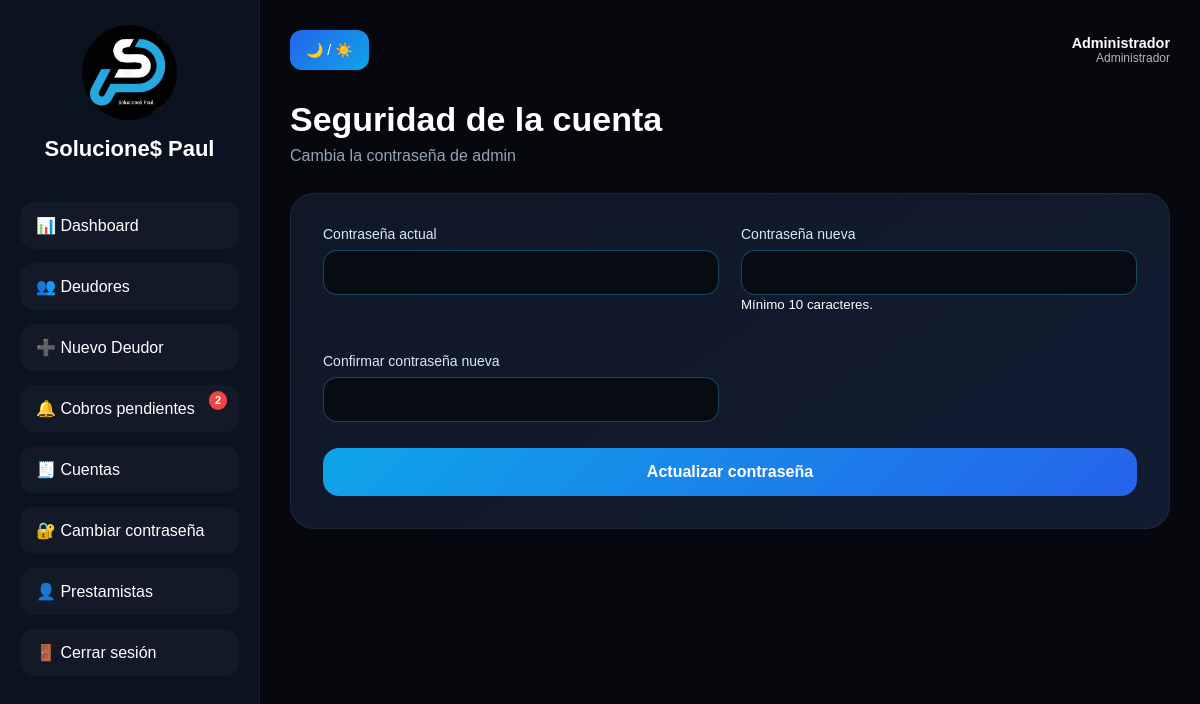
Screenshot of /perfil/seguridad (signed in) with the database file from the repository.
### models.py (models this page shows)
class Usuario(db.Model, UserMixin):
    __tablename__ = "usuarios"
    id = db.Column(db.Integer, primary_key=True)
    nombre = db.Column(db.String(100), nullable=False)
    usuario = db.Column(db.String(80), unique=True, nullable=False)
    password_hash = db.Column(db.String(255), nullable=False)
    rol = db.Column(db.String(20), nullable=False, default="prestamista")
    activo = db.Column(db.Boolean, nullable=False, default=True)
    creado_en = db.Column(db.DateTime, default=datetime.utcnow)
    deudores = db.relationship("Deudor", backref="propietario", lazy=True)
    cuentas = db.relationship("CuentaContable", backref="propietario", lazy=True)
    @property
    def es_admin(self):
        return self.rol == "admin"
    @property
    def is_active(self):
        return self.activo

### app.py (the view, shortened to what this page needs)
@app.route("/perfil/seguridad", methods=["GET", "POST"])
@login_required
def seguridad_perfil():
    return render_template("seguridad_perfil.html")

### app.py (called while the page is built)
def csrf_token():
    if "_csrf_token" not in session:
        session["_csrf_token"] = secrets.token_urlsafe(32)
    return session["_csrf_token"]

@app.before_request
def validar_csrf():
    if app.config.get("TESTING"):
        return
    if request.method in ("POST", "PUT", "PATCH", "DELETE"):
        esperado = session.get("_csrf_token", "")
        recibido = request.form.get("csrf_token", "") or request.headers.get("X-CSRF-Token", "")
        if not esperado or not hmac.compare_digest(esperado, recibido):
            abort(400, description="La sesión del formulario venció. Recarga la página e inténtalo nuevamente.")

@app.after_request
def agregar_cabeceras_seguridad(response):
    response.headers["X-Content-Type-Options"] = "nosniff"
    response.headers["X-Frame-Options"] = "DENY"
    response.headers["Referrer-Policy"] = "strict-origin-when-cross-origin"
    response.headers["Permissions-Policy"] = "camera=(), microphone=(), geolocation=()"
    if app.config["SESSION_COOKIE_SECURE"]:
        response.headers["Strict-Transport-Security"] = "max-age=31536000; includeSubDomains"
    return response

@login_manager.user_loader
def load_user(user_id):
    return Usuario.query.get(int(user_id))

def obtener_cuotas_urgentes():
    hoy = date.today()
    manana = hoy + timedelta(days=1)
    query = Cuota.query.join(Prestamo).join(Deudor)
    if not current_user.es_admin:
        query = query.filter(Deudor.usuario_id == current_user.id)
    cuotas_urgentes = query.filter(
        Cuota.estado.notin_(["pagada"]),
        (
            (Cuota.fecha_vencimiento == manana) |
            (Cuota.fecha_vencimiento == hoy) |
            (Cuota.fecha_vencimiento < hoy)
        )
    ).all()
    return hoy, manana, cuotas_urgentes

@app.context_processor
def inject_notificaciones_count():
    if current_user.is_authenticated:
        _, _, cuotas_urgentes = obtener_cuotas_urgentes()
        return {"notificaciones_count": len(cuotas_urgentes)}
    return {"notificaciones_count": 0}

@app.before_request
def preparar_base_de_datos():
    global _esquema_preparado
    if not _esquema_preparado:
        asegurar_esquema()
        crear_admin()
        asignar_datos_existentes_al_admin()
        _esquema_preparado = True

### templates/seguridad_perfil.html (shortened to what this page needs)
{% extends "base.html" %}
{% block content %}
<section class="page-section">
    <div class="page-header"><div><h1>Seguridad de la cuenta</h1><p>Cambia la contraseña de {{ current_user.usuario }}</p></div></div>
    <div class="form-card"><form method="POST">
        <div class="form-grid">
            <div class="form-group"><label>Contraseña actual</label><input type="password" name="password_actual" required autocomplete="current-password"></div>
            <div class="form-group"><label>Contraseña nueva</label><input type="password" name="password_nueva" required minlength="10" autocomplete="new-password"><small>Mínimo 10 caracteres.</small></div>
            <div class="form-group"><label>Confirmar contraseña nueva</label><input type="password" name="password_confirmacion" required minlength="10" autocomplete="new-password"></div>
        </div>
        <button type="submit" class="btn-primary">Actualizar contraseña</button>
    </form></div>
</section>
{% endblock %}

### templates/base.html (shortened to what this page needs)
<!DOCTYPE html>
<html lang="es">
<head>
    <link rel="stylesheet" href="{{ url_for('static', filename='css/estilos.css') }}">
</head>
<body class="dark-mode">
    <div class="app-container">
        <aside class="sidebar">
            <div class="logo-area">
                <img src="{{ url_for('static', filename='img/logo.jpeg') }}" alt="Logo">
                <h2>Solucione$ Paul</h2>
            </div>
            <nav class="menu">
                <a href="{{ url_for('dashboard') }}" data-label="Dashboard">
                    📊 Dashboard
                </a>
                <a href="{{ url_for('deudores') }}" data-label="Deudores">
                    👥 Deudores
                </a>
                <a href="{{ url_for('nuevo_deudor') }}" data-label="Nuevo Deudor">
                    ➕ Nuevo Deudor
                </a>
                <a href="{{ url_for('notificaciones') }}" data-label="Notificaciones" class="nav-notif">
                    🔔 Cobros pendientes
                    {% if notificaciones_count > 0 %}
                        <span class="notif-badge">{{ notificaciones_count }}</span>
                    {% endif %}
                </a>
                <a href="{{ url_for('cuentas') }}" data-label="Cuentas">
                    🧾 Cuentas
                </a>
                <a href="{{ url_for('seguridad_perfil') }}" data-label="Seguridad">
                    🔐 Cambiar contraseña
                </a>
                {% if current_user.es_admin %}
                <a href="{{ url_for('prestamistas') }}" data-label="Prestamistas">
                    👤 Prestamistas
                </a>
                {% endif %}
                <form method="POST" action="{{ url_for('logout') }}" class="logout-form">
                    <button type="submit" data-label="Cerrar sesión">🚪 Cerrar sesión</button>
                </form>
            </nav>
        </aside>
        <main class="main-content">
            <header class="topbar">
                <button id="theme-toggle">
                    🌙 / ☀️
                </button>
                <div class="session-user">
                    <strong>{{ current_user.nombre }}</strong>
                    <span>{{ "Administrador" if current_user.es_admin else "Prestamista" }}</span>
                </div>
            </header>
            {% block content %}
            {% endblock %}
        </main>
    </div>
</body>
</html>

### static/css/estilos.css (style rules this page uses)
* { margin: 0; padding: 0; box-sizing: border-box; }
body { font-family: Arial, Helvetica, sans-serif; }
.session-user { margin-left: auto; display: flex; flex-direction: column; text-align: right; font-size: .9rem; }
.session-user span { opacity: .7; font-size: .75rem; }
.logout-form { margin: 0; }
.menu .logout-form button { width: 100%; border: 0; cursor: pointer; text-align: left; font: inherit; }
.dark-mode { background: #06080d; color: #ffffff; }
.form-group { text-align: left; margin-bottom: 18px; }
.form-group label { display: block; margin-bottom: 8px; color: #d8e8f7; font-size: 14px; }
.form-group input, .form-group textarea, .form-group select { width: 100%; padding: 14px 16px; border-radius: 14px; border: 1px solid rgba(52, 183, 235, 0.35); background: #070b12; color: #fff; outline: none; }
.btn-primary { width: 100%; border: none; padding: 15px 18px; border-radius: 16px; background: linear-gradient(135deg, #0ea5e9, #2563eb); color: white; font-weight: 700; cursor: pointer; font-size: 16px; margin-top: 8px; }
.app-container { display: flex; min-height: 100vh; }
.sidebar { width: 260px; background: #0b1220; border-right: 1px solid rgba(255,255,255,0.06); padding: 25px 20px; flex-shrink: 0; transition: width 0.3s ease; }
.logo-area { text-align: center; margin-bottom: 40px; }
.logo-area img { width: 95px; height: 95px; border-radius: 50%; object-fit: cover; margin-bottom: 12px; transition: width 0.3s, height 0.3s; }
.logo-area h2 { font-size: 22px; transition: opacity 0.2s; }
.menu { display: flex; flex-direction: column; gap: 14px; }
.menu a, .menu .logout-form button { text-decoration: none; color: white; padding: 14px 16px; border-radius: 14px; transition: background 0.3s ease; background: rgba(255,255,255,0.03); display: flex; align-items: center; gap: 10px; white-space: nowrap; overflow: hidden; }
.main-content { flex: 1; padding: 30px; min-width: 0; }
.topbar { display: flex; justify-content: flex-end; align-items: center; gap: 12px; margin-bottom: 30px; }
#theme-toggle { border: none; padding: 12px 16px; border-radius: 12px; cursor: pointer; background: linear-gradient(135deg, #2563eb, #0ea5e9); color: white; font-size: 14px; }
.page-section { width: 100%; }
.page-header { display: flex; justify-content: space-between; align-items: center; gap: 18px; margin-bottom: 28px; }
.page-header h1 { font-size: 34px; margin-bottom: 8px; }
.page-header p { color: #94a3b8; }
.form-card { background: linear-gradient(145deg, #101827, #111c31); border-radius: 24px; padding: 32px; border: 1px solid rgba(255,255,255,0.06); max-width: 940px; margin-top: 20px; }
.form-grid { display: grid; grid-template-columns: repeat(2, minmax(0, 1fr)); gap: 22px; }
.nav-notif { position: relative; }
.notif-badge { position: absolute; top: 6px; right: 12px; background: #ef4444; color: #fff; font-size: 11px; font-weight: 700; border-radius: 999px; padding: 1px 6px; line-height: 1.5; }

### rows the page displays
Usuario: nombre "Administrador", rol "Administrador", usuario "admin"

### other values shown
{{ notificaciones_count }} "2"
